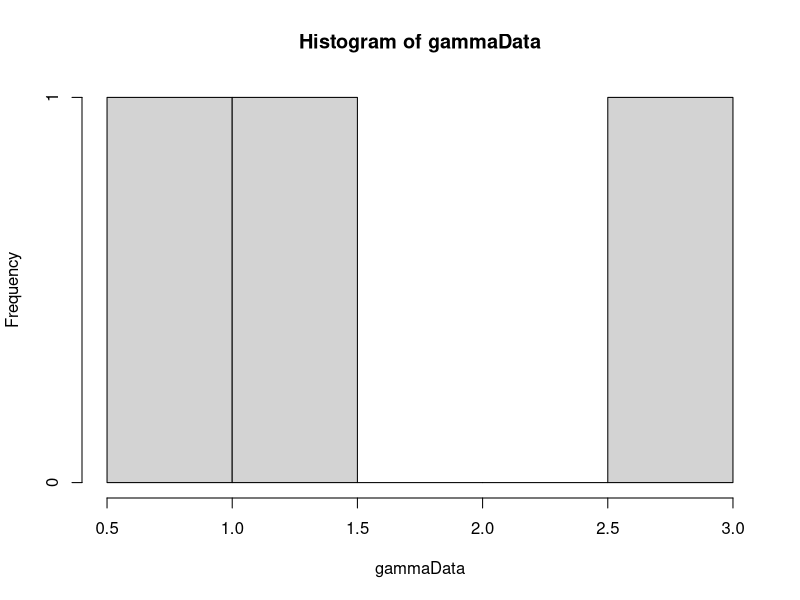
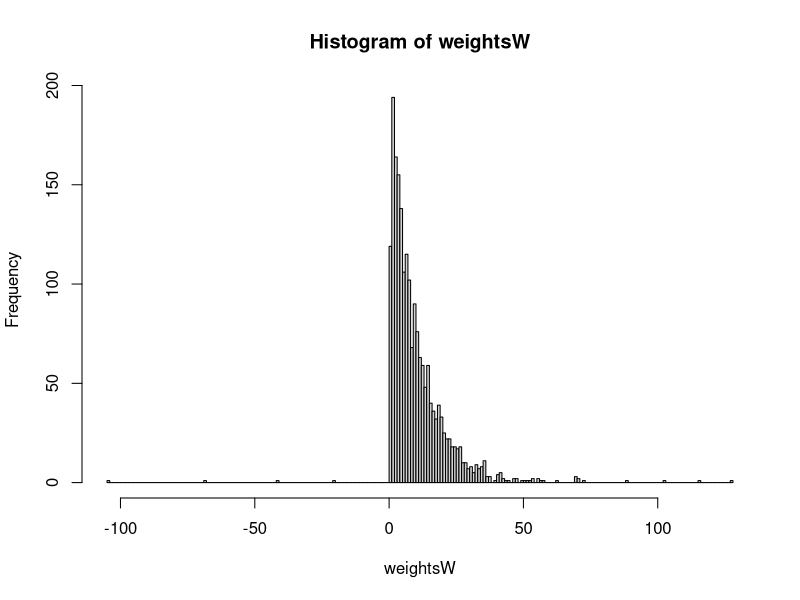
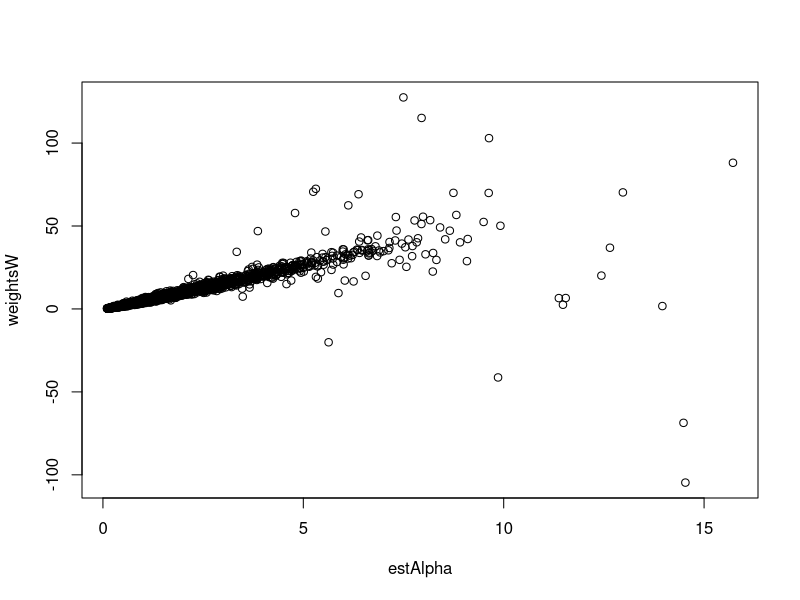

These charts were generated, in order, by the following R code:
library(MCMCpack)

#weightedUniform <- function(n, numIterations) {
#  # Generate sample of from a weighted uniform distribution
#  # 
#  # Args:
#  #   n: number of points in sample
#  #   
#  # Returns:
#  #   A vector sample
#  uCurr = runif(n)
#  alphaCurr = findAlpha(s2, uCurr)
#  uConv = rep(0, numIterations)
#  uTrace = rep(0, numIterations)
#  for(i in 1:numIterations) {
#    uProp = runif(n)
#    alphaProp = findAlpha(s2, uProp)
#    if(alphaProp != -1) {
#      proportionalProp = proportionalDensity(uProp, alphaProp)
#      proportionalCurr = proportionalDensity(uCurr, alphaCurr)
#      alphaVal = min(1, proportionalProp/proportionalCurr)
#      u = runif(1)
#      print(i)
#      if (u <= alphaVal) {
#        uCurr = uProp
#        alphaCurr = alphaProp
#      }  
#    }
#    uConv[i] = var(uCurr)
#    uTrace[i] = uCurr[1]
#  }
#  plot(uConv, type="l")
#  plot(uTrace, type="l")
#  return(uCurr)
#}
#
#proportionalDensity <- function(u, alpha) {
#  # Calculate proportional density for indepence sampling
#  # 
#  # Args:
#  #   u: A vector from an uniform distribution.
#  #   alpha: A scalar value
#  #   
#  # Returns:
#  #   A scalar value
#  
#  gammaInv = rep(0, length(u))
#  diffGammaInv = rep(0, length(u))
#  for(i in 1:length(u)) {
#    gammaInv[i] = invGammaCumulative(u[i], alpha)
#    diffGammaInv[i] = diffAlphaInvGammaCumulative(u[i], alpha)
#  }
#  return(calcWeight(gammaInv, diffGammaInv))
#}
#
#calcWeight <- function(gammaInv, diffGammaInv) {
#  # Calculate weigth for a gamma distribution
#  #
#  # Args:
#  #   gammaInv: A list of values from the inverse cumulative gamma.
#  #   diffGammaInv: A list of values from the derivative of the inverse cumulative gamma.
#  #   
#  # Returns:
#  #   A scalar value
#  weight = (1/length(gammaInv))*(sum(diffGammaInv/gammaInv)) - sum(diffGammaInv)/sum(gammaInv)
#  return(weight)
#}

calcWeight <- function(u, alpha) {
  # Calculates weight for given u and alpha.
  # 
  # Args:
  #   u: A vector.
  #   alpha: A scalar.
  #   
  # Returns:
  #   The weight value. A scalar.
  gammaInv = rep(0, length(u))
  diffGammaInv = rep(0, length(u))
  for(i in 1:length(u)) {
    gammaInv[i] = invGammaCumulative(u[i], alpha)
    diffGammaInv[i] = diffAlphaInvGammaCumulative(u[i], alpha)
  }
  weight = 1/((1/length(gammaInv))*(sum(diffGammaInv/gammaInv)) - sum(diffGammaInv)/sum(gammaInv))
  return(weight)
}

calcPhi <- function(u, alpha) {
  phiPoint = rep(0, length(u))
  for(i in 1:length(u)) {
    xValue = invGammaCumulative(u[i], alpha)
    phiPoint[i] = xValue > probValue
  }
  return(sum(phiPoint)/length(u))
}

invGammaCumulative <- function(u, alpha) {
  # Finds the inverse of the cumulative gamma.
  # 
  # Args:
  #   u: Scalar value.
  #   alpha: Scalar value.
  #   
  # Returns:
  #   A scalar. The inverse value given u and alpha.
  x = 0
  stepSize = 0.1
  tolerance = 0.00001
  direction = 1
  integralValue = 0
  
  while(abs(integralValue - u) > tolerance){
    x = x + direction*stepSize
    if(x<0) {
      x = 0
      direction = 1
    }
    
    if(method == "integrate") {
      integralv = integrate(gammaDensity, 0, x)
      integralValue = integral$valuev
      print("hello")
    } else if(method == "pgamma") {
      integralv = pgamma(x, shape=alpha, scale=1)
      integralValue = integralv
      if (length(integralv)>1) {
        print(length(alpha))
      }
      #print(length(integralv))
    }
    
    
    # Going left and pass the point
    if ((u > integralValue) && (direction == -1)) {
      stepSize = stepSize/2
      direction = 1
    }
    
    # Going right and pass the point
    if ((u < integralValue) && (direction == 1)) {
      stepSize = stepSize/2
      direction = -1
    }
  }
  return(x)
}

diffAlphaInvGammaCumulative <- function(u, alpha) {
  # Derivative of gamma distribution with respect to alpha.
  # 
  # Args:
  #   u: Scalar between 0 and 1.
  #   alpha: Scalar larger than 0.
  #   
  # Returns:
  #   Scalar value. Derivative at point alpha.
  firstPoint = invGammaCumulative(u,alpha)
  secondPoint = invGammaCumulative(u, alpha + alphaHStep)
  return((secondPoint - firstPoint)/alphaHStep)
}

calcDerivateFunction <- function(u, alphaValue) {
  # Analytically find the derivative of cumulative inverse.
  # 
  # Args:
  #   u: Scalar value between 0 and 1.
  #   alphaValue: Scalar value.
  #   
  # Returns:
  #   A scalar value.
  largeFInv = invGammaCumulative(u, alphaValue)
  integralPart = integrate(integralFunction, 0, largeFInv)
  return((digamma(alphaValue)*u - integralPart$value)*gamma(alphaValue)/((largeFInv^(alphaValue - 1))*exp(-largeFInv)))
}

integralFunction <- function(y) {
  # Function to be integrated.
  return(log(y)*(y^(alphaValue - 1))*exp(-y)/gamma(alphaValue))
}

optimfindAlpha <- function() {
  if((calcValueTau2(u, alphaUpperBound) < s2) || (calcValueTau2(u, alphaLowerBound) > s2)) {
    return(-1)
  }
  return(optim(c(0.1), optimFunction, lower=alphaLowerBound, upper=alphaUpperBound, method="Brent")$par)
}

optimFunction <- function(alpha) {
  return(abs(s2-calcValueTau2(u, alpha)))
}

findAlpha <- function(s2, u) {
  # Function to calculate alpha value
  # 
  # Args:
  #   s2: Scalar value of sufficient statistic
  #   u: A vector
  #   
  # Returns:
  #   A scalar value of alpha.
  
  alphaValue = 0.1
  stepSize = 1
  direction = 1
  tolerance = 0.0001
  tau2Value = 0
  prevTau2Value = 0
  it = 0
  while(abs(s2 - tau2Value) > tolerance) {
    it = it + 1
    alphaValue = alphaValue + direction*stepSize
    if(alphaValue<=0) {
      alphaValue = 0.1
      direction = 1
    }
    prevTau2Value = tau2Value
    tau2Value = calcValueTau2(u, alphaValue)
    #print(abs(s2 - tau2Value))
    #print(direction)
    if ((s2 > tau2Value) && (direction == -1)) {
      stepSize = stepSize/2
      direction = 1
    }
    
    if ((s2 < tau2Value) && (direction == 1)) {
      stepSize = stepSize/2
      direction = -1
    }
    
    if(isAlphaOutsideValidInterval(alphaValue, direction)) {
      return(-1)
    }  
    print(stepSize)
    if(it==100) {
      return(-1)
    }
    
  }
  
  return(alphaValue)
}

isAlphaOutsideValidInterval <- function(alphaValue, direction) {
  # Function to check if the alphaValue is outside allowed interval.
  # 
  # Args:
  #   alphaValue: A scalar value
  #   direction: A scalar value. Either 1 or -1.
  #   
  # Returns:
  #   Boolean value.
  return((alphaValue < alphaLowerBound && direction == -1) || (alphaValue > alphaUpperBound && direction == 1))
}

findBeta <- function(s1, u, alphaValue) {
  # Calculates beta
  # 
  # Args:
  #   s1: Scalar value.
  #   u: Vector of values between 0 and 1.
  #   alphaValue: Scalar value.
  #   
  # Returns:
  #   A scalar value.
  largeFInv = rep(0, length(u))
  for(i in 1:length(u)) {
    largeFInv[i] = invGammaCumulative(u[i], alphaValue)
  }
  return(s1*length(u)/(sum(largeFInv)))
}

calcValueTau2 <- function(u, alphaValue) {
  largeFInv = rep(0, length(u))
  for(i in 1:length(u)) {
    largeFInv[i] = invGammaCumulative(u[i], alphaValue)
  }
  return(length(u)*((prod(largeFInv))^(1/length(u)))/sum(largeFInv))
}

calcValueTau2Method2 <- function(x) {
  return(length(x)*((prod(x))^(1/length(x)))/sum(x))
}

alpha = 2
beta = 1
hStep = 0.01
alphaHStep = 0.01
method = "pgamma"
NUM_SAMPLES = 2000
NUM_POINTS = 3
alphaUpperBound = 20
alphaLowerBound = 0.1

# Generate data
gammaData = rgamma(NUM_POINTS, shape=alpha, scale = beta)
hist(gammaData)
# Calculation of statistics
s1 = sum(gammaData)/NUM_POINTS
s2 = NUM_POINTS*((prod(gammaData))^(1/NUM_POINTS))/sum(gammaData)

# Generation of samples
phi = rep(0, NUM_SAMPLES)
# Phi is the prob that X>probValue
probValue = 1
weightsW = rep(0, NUM_SAMPLES)
sampleIndex = 1
iterationNumber = 0
estAlpha = rep(0, NUM_SAMPLES)
while(sampleIndex <= NUM_SAMPLES) {
  u = runif(NUM_POINTS)
  estAlpha[sampleIndex] = optimfindAlpha()
  if(estAlpha[sampleIndex] != -1) {
    weightsW[sampleIndex] = calcWeight(u, estAlpha[sampleIndex])
    phi[sampleIndex] = calcPhi(u, estAlpha[sampleIndex])
    sampleIndex = sampleIndex + 1
    #print(sampleIndex)
  }
  #print(iterationNumber)
  iterationNumber = iterationNumber + 1
}
alphaAcceptance = sampleIndex/iterationNumber
hist(weightsW, breaks = 200)
expectedPhi = sum(phi*weightsW)/sum(weightsW)
plot(estAlpha, weightsW)
